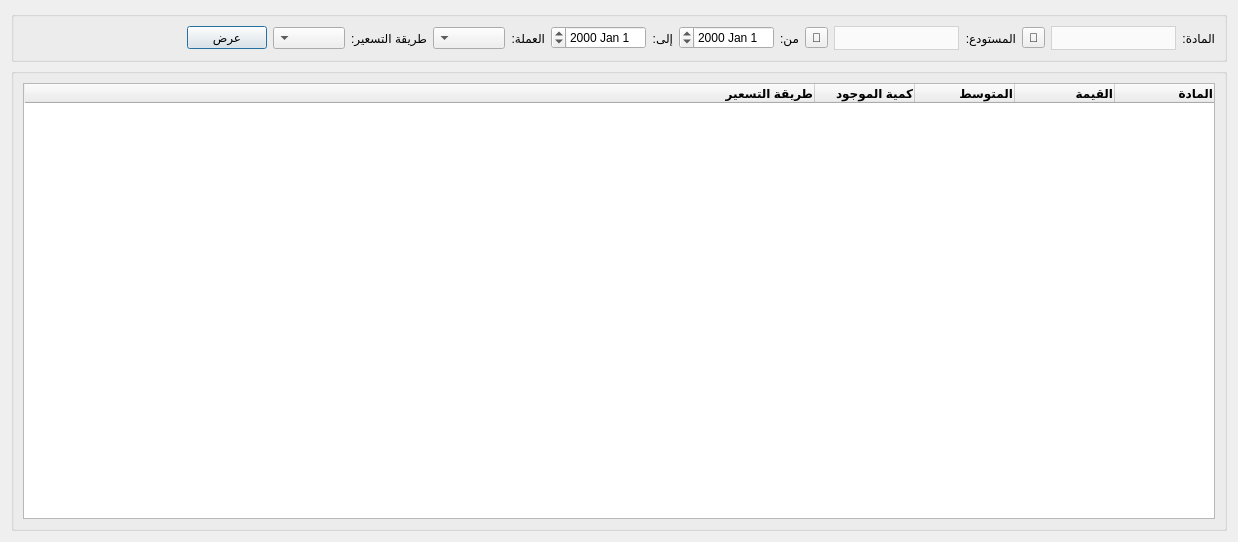
<?xml version="1.0" encoding="UTF-8"?>
<ui version="4.0">
 <class>Value_Report</class>
 <widget class="QDialog" name="Value_Report">
  <property name="windowModality">
   <enum>Qt::WindowModal</enum>
  </property>
  <property name="geometry">
   <rect>
    <x>0</x>
    <y>0</y>
    <width>1238</width>
    <height>542</height>
   </rect>
  </property>
  <property name="windowTitle">
   <string>تقرير القيمة</string>
  </property>
  <property name="layoutDirection">
   <enum>Qt::RightToLeft</enum>
  </property>
  <property name="modal">
   <bool>true</bool>
  </property>
  <layout class="QGridLayout" name="gridLayout_2">
   <item row="2" column="0">
    <widget class="QGroupBox" name="groupBox_3">
     <property name="title">
      <string/>
     </property>
     <layout class="QGridLayout" name="gridLayout_3">
      <item row="1" column="0">
       <widget class="QTableWidget" name="material_table">
        <attribute name="horizontalHeaderStretchLastSection">
         <bool>true</bool>
        </attribute>
        <column>
         <property name="text">
          <string>المادة</string>
         </property>
         <property name="font">
          <font>
           <weight>75</weight>
           <bold>true</bold>
          </font>
         </property>
         <property name="textAlignment">
          <set>AlignTrailing|AlignVCenter</set>
         </property>
        </column>
        <column>
         <property name="text">
          <string>القيمة</string>
         </property>
         <property name="font">
          <font>
           <weight>75</weight>
           <bold>true</bold>
          </font>
         </property>
         <property name="textAlignment">
          <set>AlignTrailing|AlignVCenter</set>
         </property>
        </column>
        <column>
         <property name="text">
          <string>المتوسط</string>
         </property>
         <property name="font">
          <font>
           <weight>75</weight>
           <bold>true</bold>
          </font>
         </property>
         <property name="textAlignment">
          <set>AlignTrailing|AlignVCenter</set>
         </property>
        </column>
        <column>
         <property name="text">
          <string>كمية الموجود</string>
         </property>
         <property name="font">
          <font>
           <weight>75</weight>
           <bold>true</bold>
          </font>
         </property>
         <property name="textAlignment">
          <set>AlignTrailing|AlignVCenter</set>
         </property>
        </column>
        <column>
         <property name="text">
          <string>طريقة التسعير</string>
         </property>
         <property name="font">
          <font>
           <weight>75</weight>
           <bold>true</bold>
          </font>
         </property>
         <property name="textAlignment">
          <set>AlignTrailing|AlignVCenter</set>
         </property>
        </column>
       </widget>
      </item>
     </layout>
    </widget>
   </item>
   <item row="0" column="0">
    <widget class="QGroupBox" name="groupBox">
     <property name="maximumSize">
      <size>
       <width>16777215</width>
       <height>16777215</height>
      </size>
     </property>
     <property name="layoutDirection">
      <enum>Qt::RightToLeft</enum>
     </property>
     <property name="title">
      <string/>
     </property>
     <layout class="QGridLayout" name="gridLayout">
      <item row="0" column="0">
       <widget class="QLabel" name="label_3">
        <property name="maximumSize">
         <size>
          <width>40</width>
          <height>16777215</height>
         </size>
        </property>
        <property name="text">
         <string>المادة:</string>
        </property>
        <property name="wordWrap">
         <bool>true</bool>
        </property>
       </widget>
      </item>
      <item row="0" column="1">
       <widget class="QComboBox" name="material_combobox">
        <property name="minimumSize">
         <size>
          <width>125</width>
          <height>0</height>
         </size>
        </property>
        <property name="maximumSize">
         <size>
          <width>16777215</width>
          <height>16777215</height>
         </size>
        </property>
        <property name="styleSheet">
         <string notr="true">QComboBox {
        background-color: #fafafa;
        border: 1px solid lightgrey;		
		height: 22px;
		color: black;
    }
    QComboBox::drop-down {
        border: none;
    }</string>
        </property>
       </widget>
      </item>
      <item row="0" column="2">
       <widget class="QToolButton" name="select_material_btn">
        <property name="text">
         <string>🔎</string>
        </property>
       </widget>
      </item>
      <item row="0" column="3">
       <widget class="QLabel" name="label_2">
        <property name="text">
         <string>المستودع:</string>
        </property>
       </widget>
      </item>
      <item row="0" column="4">
       <widget class="QComboBox" name="warehouses_combobox">
        <property name="minimumSize">
         <size>
          <width>125</width>
          <height>0</height>
         </size>
        </property>
        <property name="styleSheet">
         <string notr="true">QComboBox {
        background-color: #fafafa;
        border: 1px solid lightgrey;		
		height: 22px;
		color: black;
    }
    QComboBox::drop-down {
        border: none;
    }</string>
        </property>
       </widget>
      </item>
      <item row="0" column="5">
       <widget class="QToolButton" name="select_warehouse_btn">
        <property name="text">
         <string>🔎</string>
        </property>
       </widget>
      </item>
      <item row="0" column="6">
       <widget class="QLabel" name="label">
        <property name="maximumSize">
         <size>
          <width>40</width>
          <height>16777215</height>
         </size>
        </property>
        <property name="text">
         <string>من:</string>
        </property>
       </widget>
      </item>
      <item row="0" column="7">
       <widget class="QDateEdit" name="from_date"/>
      </item>
      <item row="0" column="8">
       <widget class="QLabel" name="label_4">
        <property name="text">
         <string>إلى:</string>
        </property>
       </widget>
      </item>
      <item row="0" column="9">
       <widget class="QDateEdit" name="to_date"/>
      </item>
      <item row="0" column="10">
       <widget class="QLabel" name="label_5">
        <property name="text">
         <string>العملة:</string>
        </property>
       </widget>
      </item>
      <item row="0" column="11">
       <widget class="QComboBox" name="currency_combobox"/>
      </item>
      <item row="0" column="12">
       <widget class="QLabel" name="label_6">
        <property name="text">
         <string>طريقة التسعير:</string>
        </property>
       </widget>
      </item>
      <item row="0" column="13">
       <widget class="QComboBox" name="pricing_method_combobox"/>
      </item>
      <item row="0" column="14">
       <widget class="QPushButton" name="calc_btn">
        <property name="maximumSize">
         <size>
          <width>100</width>
          <height>16777215</height>
         </size>
        </property>
        <property name="text">
         <string>عرض</string>
        </property>
       </widget>
      </item>
      <item row="0" column="15">
       <spacer name="horizontalSpacer_3">
        <property name="orientation">
         <enum>Qt::Horizontal</enum>
        </property>
        <property name="sizeHint" stdset="0">
         <size>
          <width>764</width>
          <height>20</height>
         </size>
        </property>
       </spacer>
      </item>
     </layout>
    </widget>
   </item>
  </layout>
 </widget>
 <resources/>
 <connections/>
</ui>
